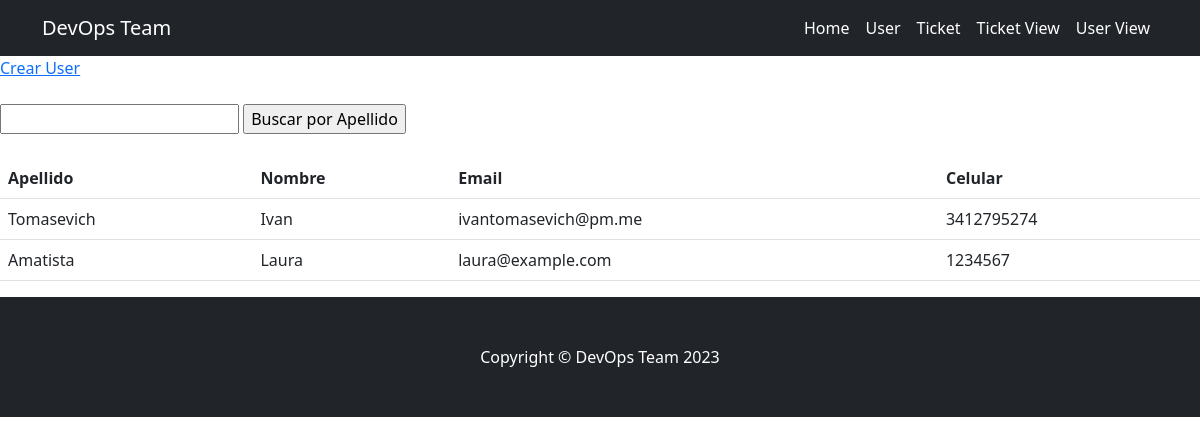
The app's page /viewUsers/, older data.
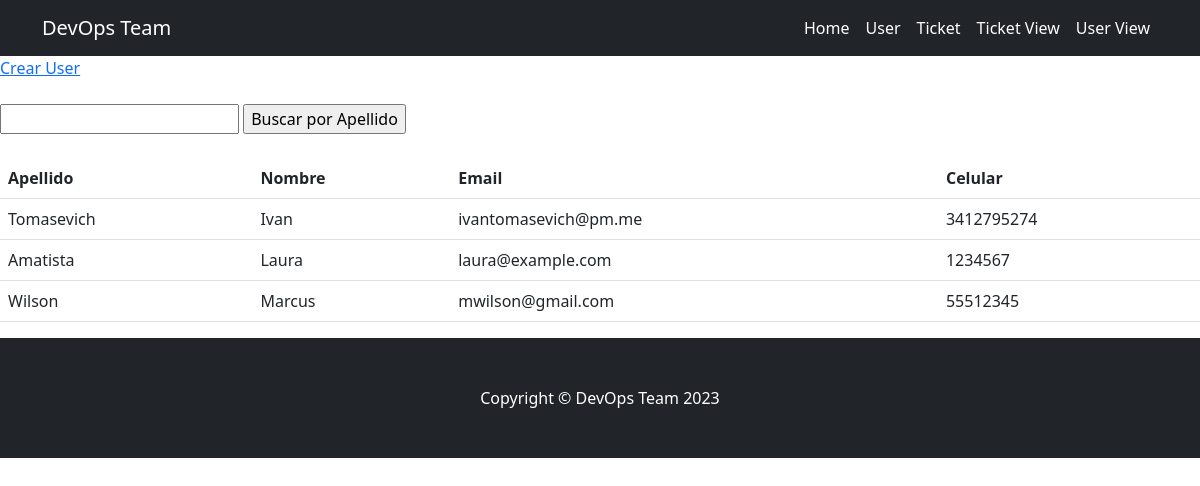
The same page, newer data.
### MVT/models.py (models this page shows, shortened)
class UserIssue(models.Model):
    last_name = models.CharField(max_length=50)
    first_name = models.CharField(max_length=50)
    email = models.EmailField()
    cel_phone = models.CharField(max_length=12)

### MVT/views.py (the view)
# urls.py: path('viewUsers/', ViewUser.as_view(), name='v_user'),
class ViewUser(ListView):
    model = UserIssue
    template_name = 'users.html'

### MVT/templates/users.html (shortened to what this page needs)
{% extends "base.html" %}
{% block contenido %}
<section>
  <div>
    <a href="{% url 'user' %}">Crear User</a>
    <br><br>
    <form action="{% url 'buscar_usuario' %}" method="post">
      <input type="text" name="buscar">
      <input type="submit" value="Buscar por Apellido">
    </form>
    <br>
    <table class="table">
      <tbody>
        <tr>
          <th>Apellido</th>
          <th>Nombre</th>
          <th>Email</th>
          <th>Celular</th>
        </tr>
      {% for user in object_list %}
        <tr>
          <td>{{ user.last_name }}</td>
          <td>{{ user.first_name }}</td>
          <td>{{ user.email }}</td>
          <td>{{ user.cel_phone }}</td>
        </tr>
        {% endfor %}
      </tbody>
    </table>
  </div>
</section>
{% endblock %}

Row changes from the older to the newer data that the page shows:
added UserIssue: last_name "Wilson", first_name "Marcus", email "mwilson@gmail.com", cel_phone "55512345"
